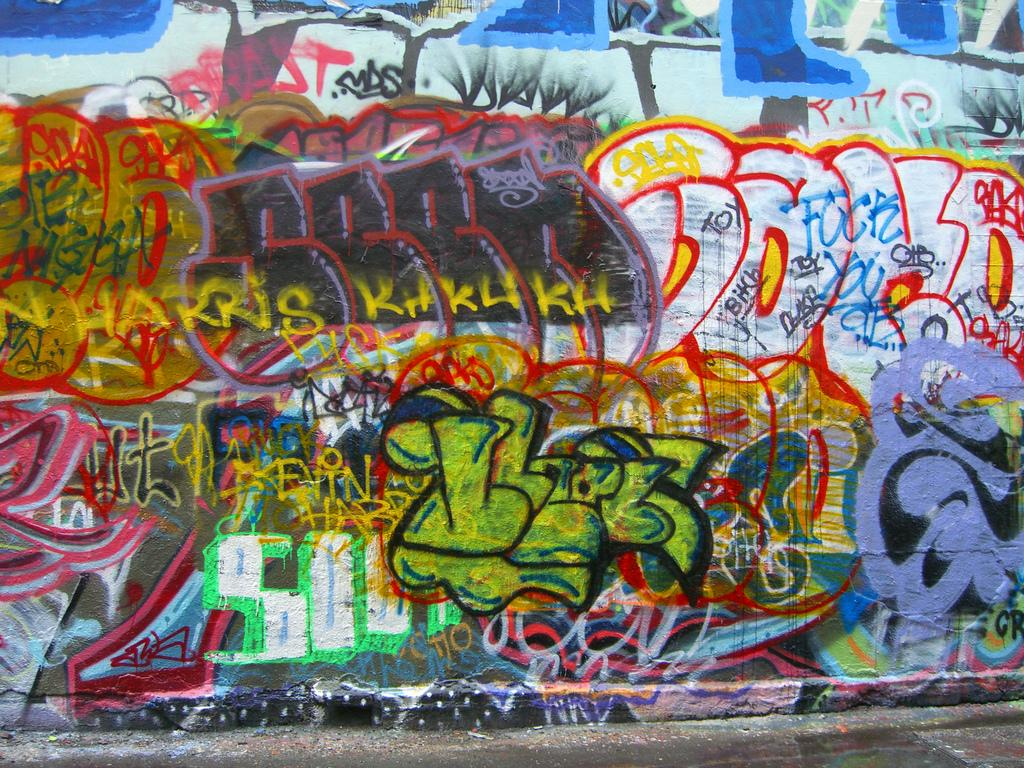
#> input picture 2-CM3203_Source_Code/Dataset/Stimuli/High(i).jpeg, 1024 x 768 px, found by its file name; its folder holds 4 pictures in this run
$ jupyter execute NSS_EvaluationSUM.ipynb
#> lines starting #> are read from the running program, lines starting #| are printed output that depends on the picture; pictures that were not available may be replaced by others from this repository, and a replacement may not be noted
[cell 1]
#Import Libraries
import numpy as np
import cv2
import os
import pandas as pd
import matplotlib.pyplot as plt
import seaborn as sns
from tqdm import tqdm
from scipy.stats import pearsonr

[cell 2]
#Define the metrics to compute
def normalize_map(s_map):
    return (s_map - np.mean(s_map)) / (np.std(s_map) + 1e-8)

def compute_nss(pred_map, fixation_map):
    pred_map = normalize_map(pred_map)
    return np.mean(pred_map[fixation_map > 0])

def compute_cc(pred_map, gt_map):
    return pearsonr(pred_map.flatten(), gt_map.flatten())[0]

[cell 3]
#Specification of stimuli, ground truth, and predicted saliency maps paths
raw_dir = 'Stimuli/'
pred_dir = 'SUM_saliencymaps/'
gt_dir = 'GTSaliencymaps/'
fix_dir = 'Fixation-maps/'
output_csv = 'SUMnssValues.csv'

results = []
file_list = sorted(os.listdir(pred_dir))

[cell 4]
import os

# Create output folder if it doesn't exist
os.makedirs("NSSvisualizations", exist_ok=True)

for file_name in tqdm(file_list):
    raw = cv2.imread(os.path.join(raw_dir, file_name))
#> raw is the input picture: shape (768, 1024, 3); mean B, G, R 111.1, 120.8, 127.4
    pred = cv2.imread(os.path.join(pred_dir, file_name), 0).astype(np.float32)
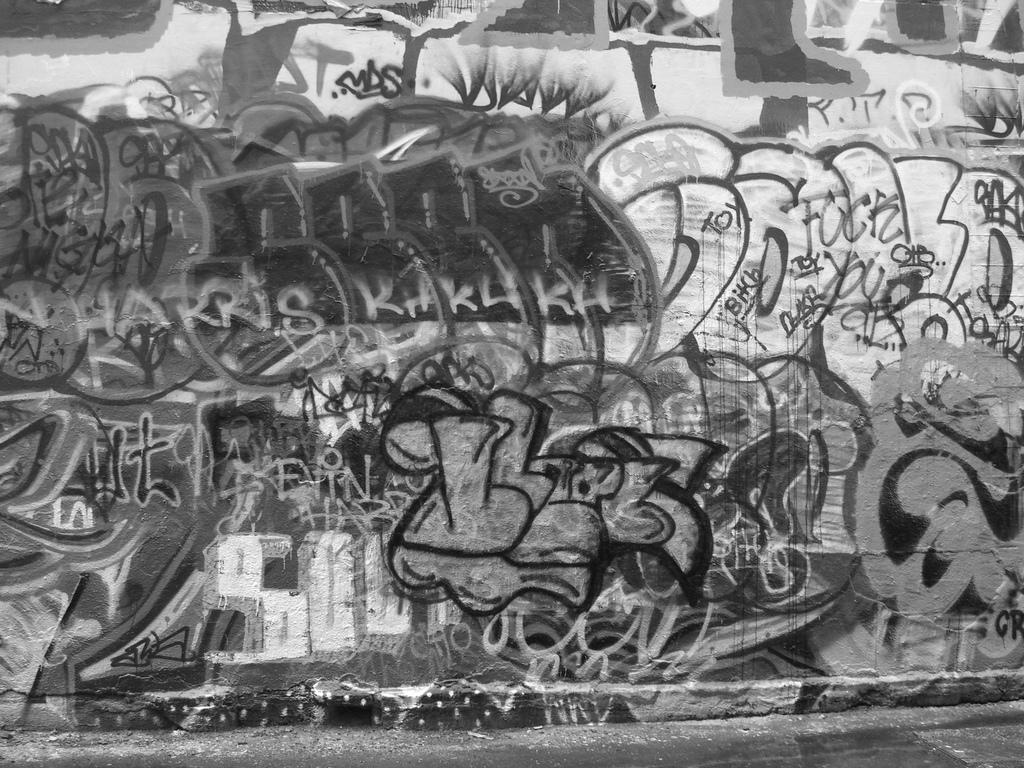
#> pred: shape (768, 1024) float32; min 2, max 255, mean 121.7
    gt = cv2.imread(os.path.join(gt_dir, file_name), 0).astype(np.float32)
    fix = cv2.imread(os.path.join(fix_dir, file_name), 0).astype(np.float32)

    # Resising fixation map for NSS computation
    fix_resized = fix
    if pred.shape != fix.shape:
        fix_resized = cv2.resize(fix, (pred.shape[1], pred.shape[0]), interpolation=cv2.INTER_NEAREST)

    nss = compute_nss(pred, fix_resized)
#> nss = 2.1e-07

    results.append({'Image': file_name, 'NSS': nss})

[cell 5]
#Read the file paths and and save visualisation into the output folder
plt.figure(figsize=(15, 5))

plt.subplot(1, 3, 1)
plt.imshow(cv2.cvtColor(raw, cv2.COLOR_BGR2RGB))
plt.title('Raw Image')
plt.axis('off')

plt.subplot(1, 3, 2)
plt.imshow(gt, cmap='gray')
plt.title('Groundtruth')
plt.axis('off')

plt.subplot(1, 3, 3)
plt.imshow(pred, cmap='jet')
plt.title(f'Prediction NSS={nss:.2f}')
plt.axis('off')

plt.tight_layout()

    # Save figure
save_path = os.path.join("NSSvisualizations", f"{os.path.splitext(file_name)[0]}.png")
plt.savefig(save_path, dpi=150)
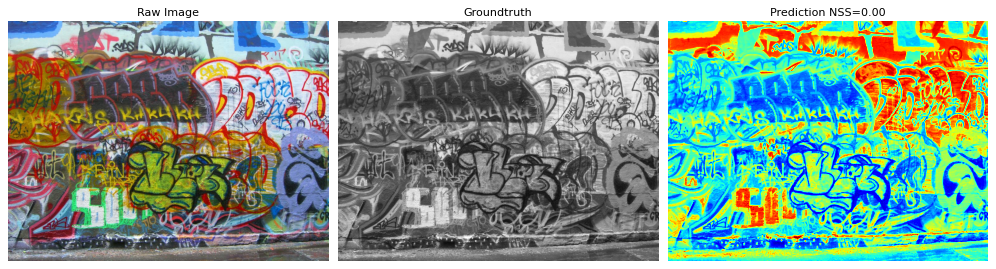
#> figure drawn by matplotlib, 3 panels
plt.close()

[cell 6]
#Print results into a dataframe and save figures into the output csv file
df = pd.DataFrame(results)
#> df = table of 1 rows and 2 columns
df.to_csv(output_csv, index=False)
df.head()
#> Out = table of 1 rows and 2 columns

$ run again, on 2-CM3203_Source_Code/Dataset/Stimuli/Low(ii).jpeg
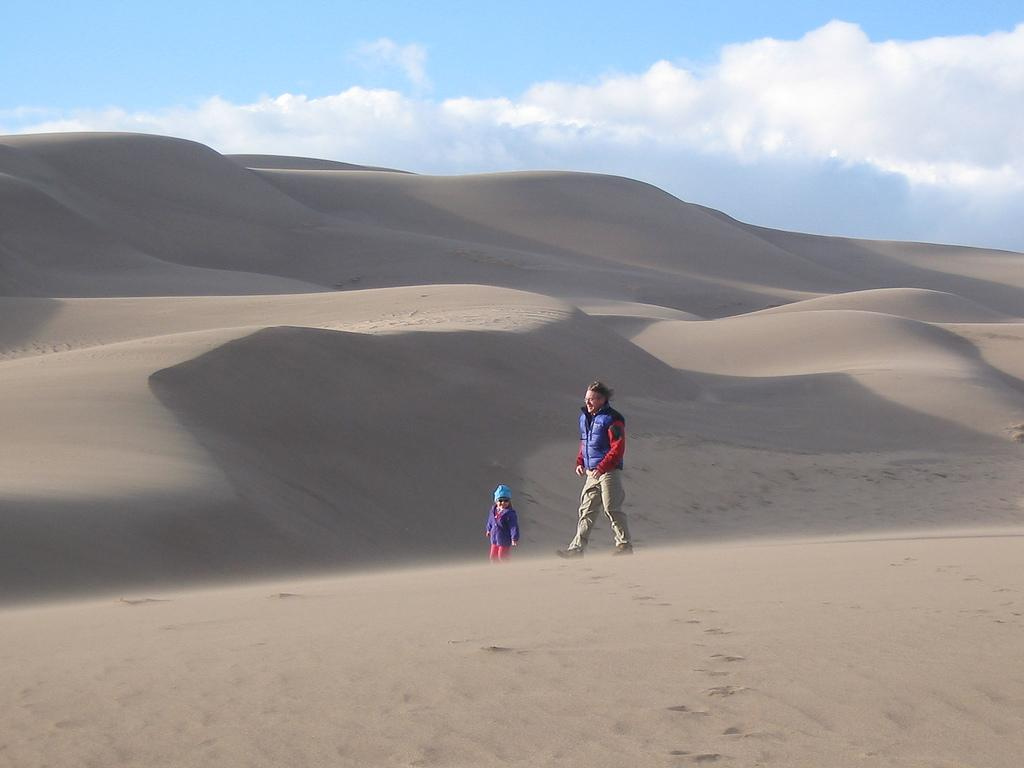
#> input picture 2-CM3203_Source_Code/Dataset/Stimuli/Low(ii).jpeg, 1024 x 768 px, found by its file name
#> raw is the input picture: shape (768, 1024, 3); mean B, G, R 153.2, 151.4, 152.4
#> `pred = cv2.imread(os.path.join(pred_dir, file_name), 0).astype(np.floa..`:
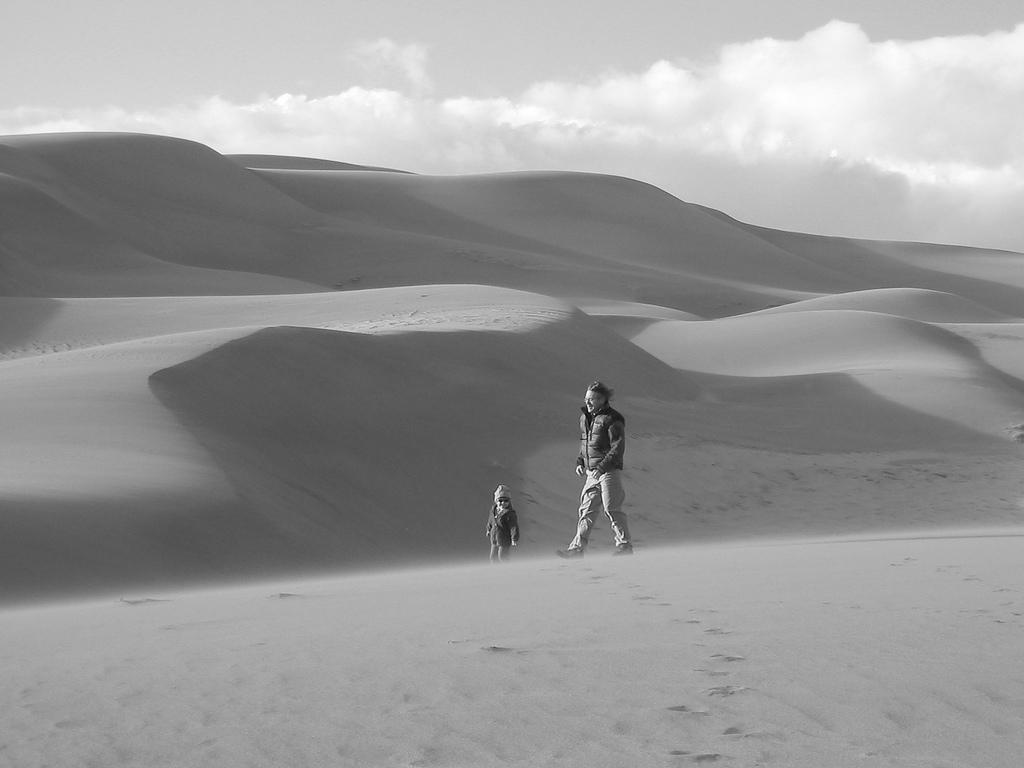
#> pred: shape (768, 1024) float32; min 0, max 255, mean 151.9
#> nss = 3.73e-06
#> `plt.savefig(save_path, dpi=150)`:
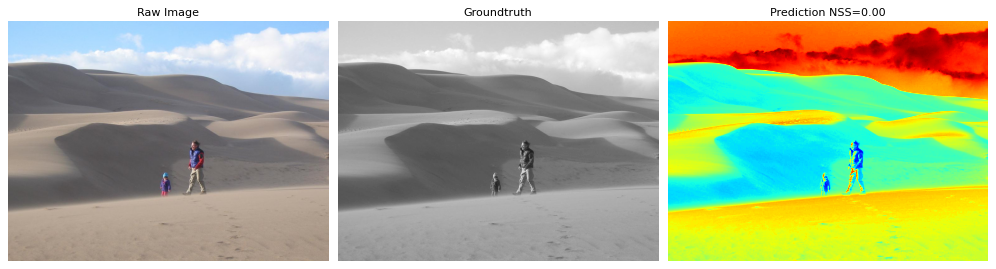
#> figure drawn by matplotlib, 3 panels
#> df = table of 1 rows and 2 columns

$ run again, on 2-CM3203_Source_Code/Dataset/Stimuli/Low(iii).jpeg
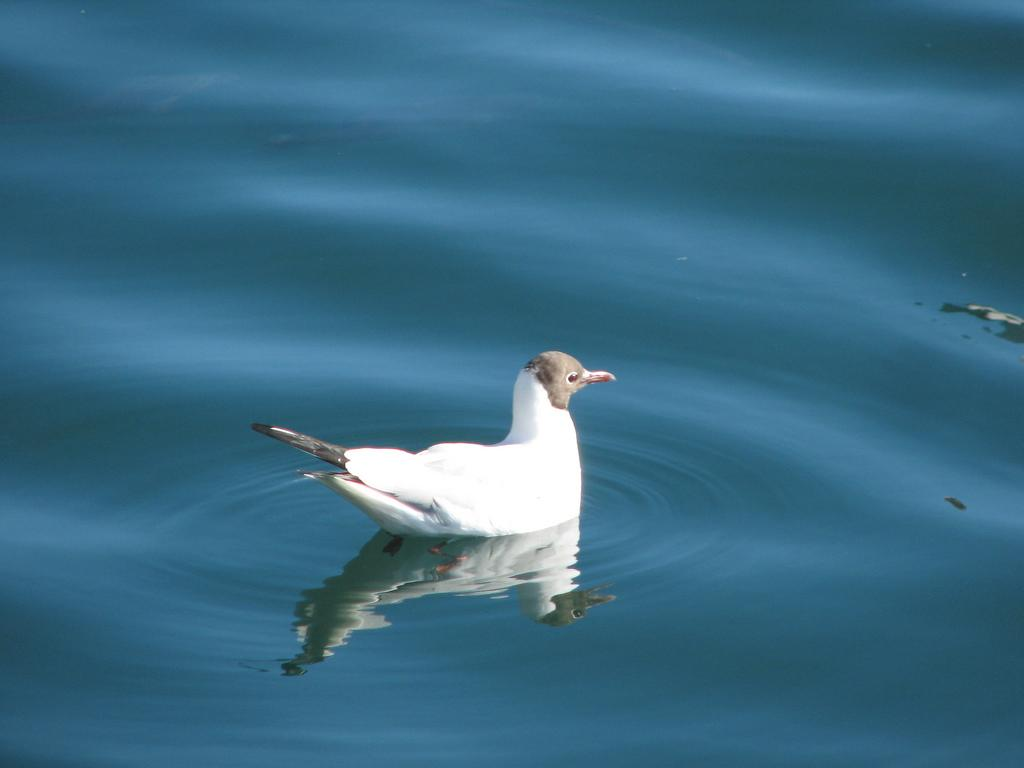
#> input picture 2-CM3203_Source_Code/Dataset/Stimuli/Low(iii).jpeg, 1024 x 768 px, found by its file name
#> raw is the input picture: shape (768, 1024, 3); mean B, G, R 132.3, 107.1, 57.8
#> in normalize_map, `return (s_map - np.mean(s_map)) / (np.std(s_map) + 1e-8)`:
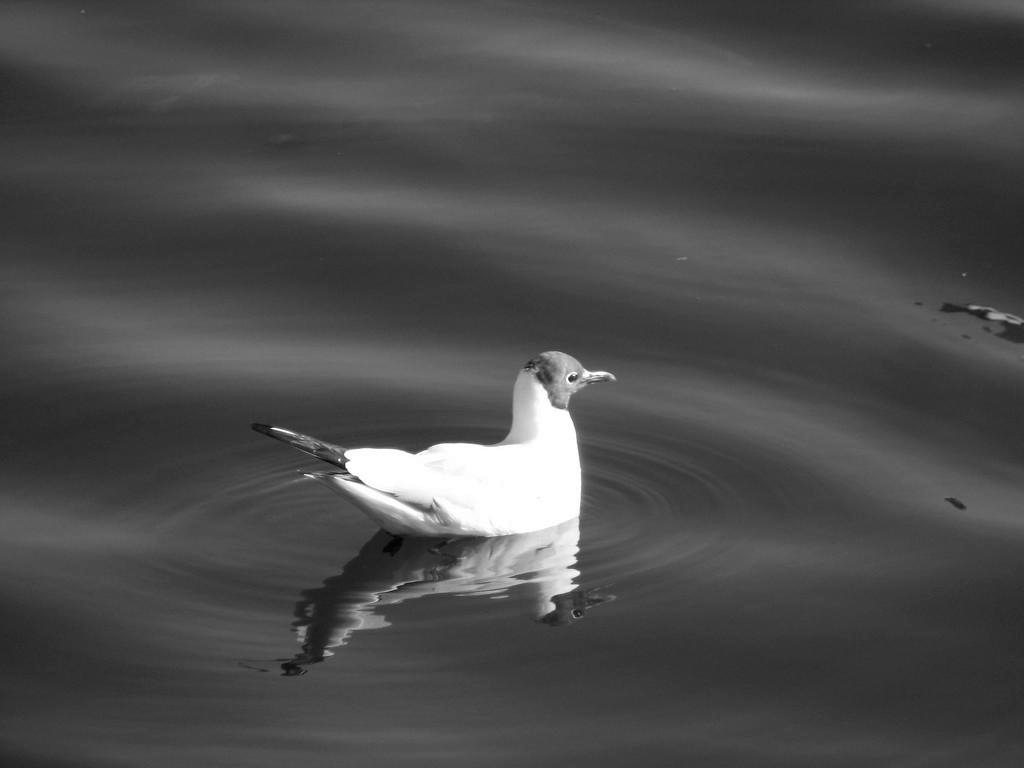
#> returned value: shape (768, 1024) float32; min -2.24, max 5.24, mean 6.33e-07; drawn with min black and max white
#> nss = 6.33e-07
#> `plt.savefig(save_path, dpi=150)`:
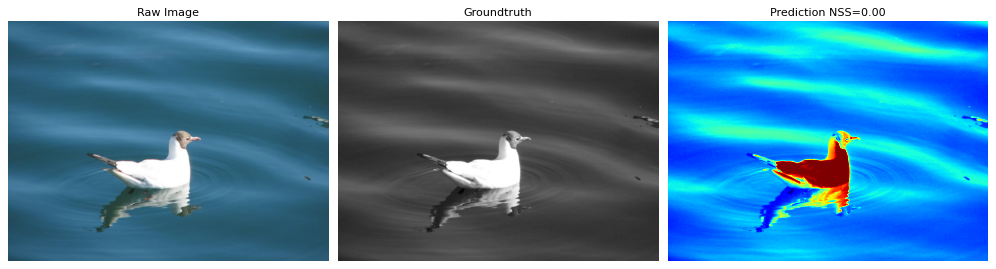
#> figure drawn by matplotlib, 3 panels
#> df = table of 1 rows and 2 columns

$ run again, on 2-CM3203_Source_Code/Dataset/Stimuli/Medium(i).jpeg
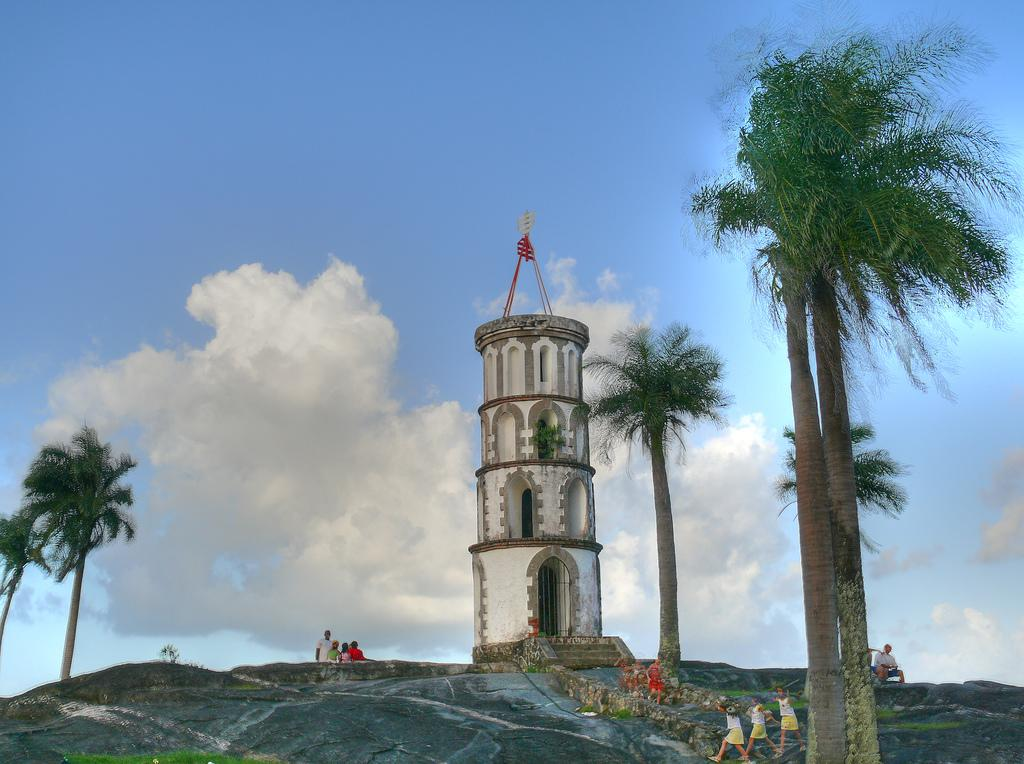
#> input picture 2-CM3203_Source_Code/Dataset/Stimuli/Medium(i).jpeg, 1024 x 764 px, found by its file name
#> raw is the input picture: shape (764, 1024, 3); mean B, G, R 166.7, 146.9, 122.3
#> `pred = cv2.imread(os.path.join(pred_dir, file_name), 0).astype(np.floa..`:
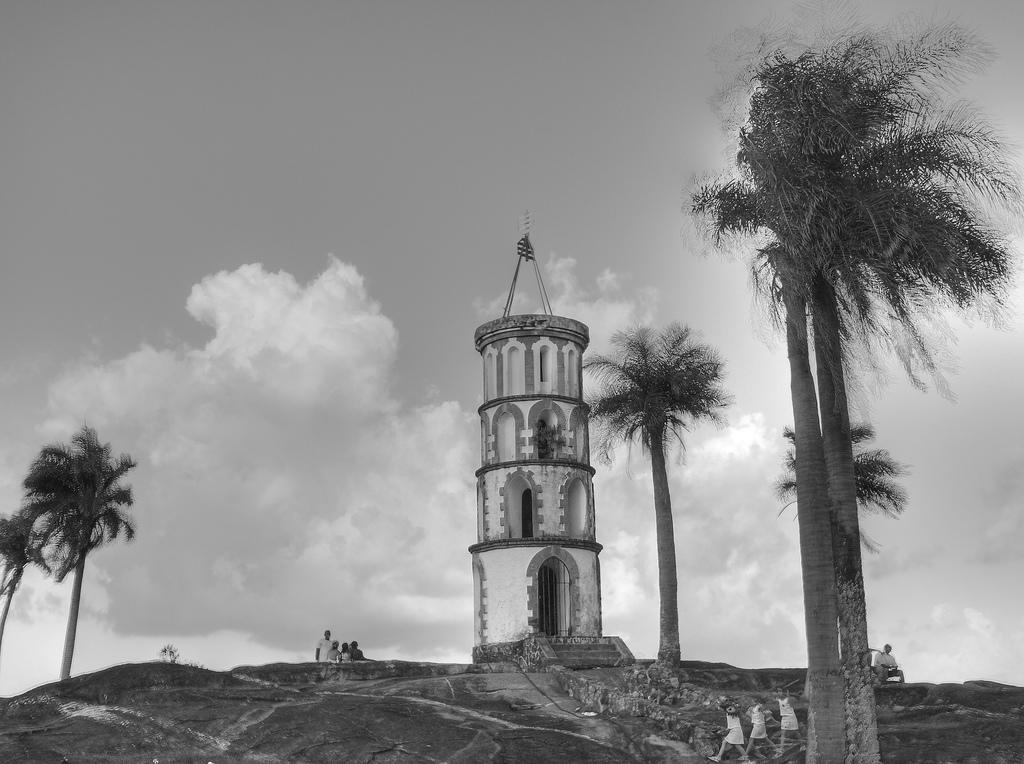
#> pred: shape (764, 1024) float32; min 0, max 255, mean 141.8
#> nss = 2.87e-05
#> `plt.savefig(save_path, dpi=150)`:
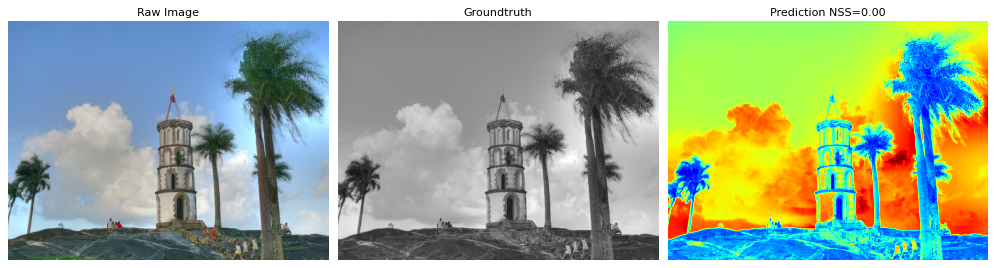
#> figure drawn by matplotlib, 3 panels
#> df = table of 1 rows and 2 columns
